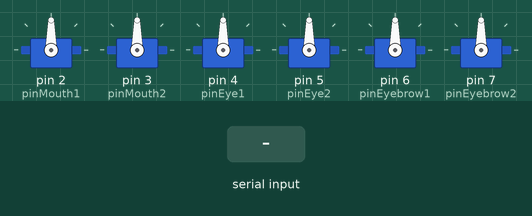
Bench run of a sketch on a simulated Arduino Uno, built with avr-gcc and run on an emulated ATmega328P. Shown: 6 × servo. The inputs (shaded band) are chosen by the test bench.

Above: at 1.2 s.
1.3 s: "falando 90\n" received over Serial
At 2.5 s:
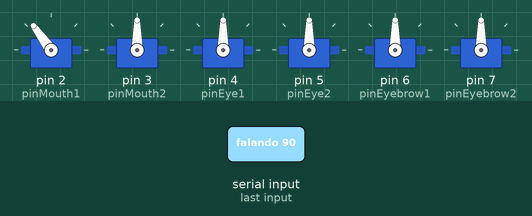
2.8 s: "falando ,45\n" received over Serial
At 3.8 s:
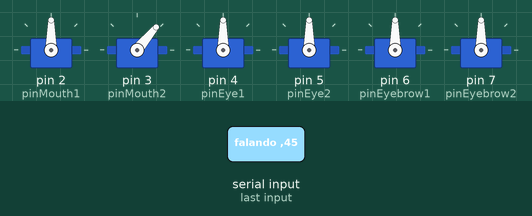
4.3 s: "olho ,45\n" received over Serial
At 4.9 s:
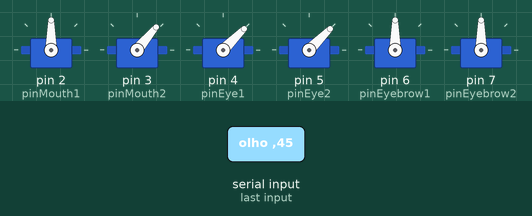
5.8 s: "fim\n" received over Serial
At 7.0 s:
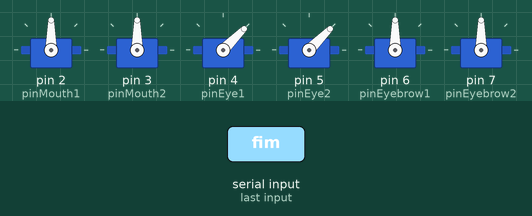
7.3 s: "falando 90\n" received over Serial
At 8.4 s:
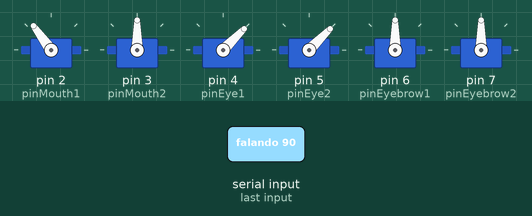
8.8 s: "olho 90\n" received over Serial
At 9.6 s:
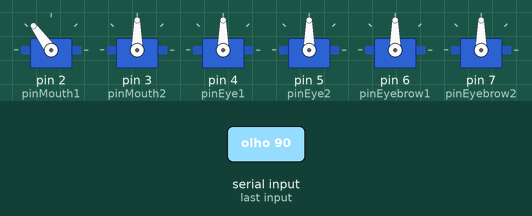
Timing chart, 0 to 11.3 s (numbered marks = the images above; inputs shaded):
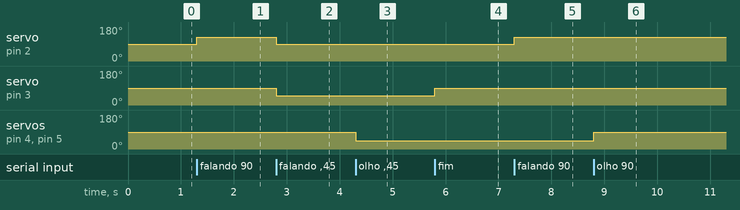

Measured:
- after the input at 1.3 s, servo on pin 2 (pinMouth1): 90° → 126° at once
- after the input at 2.8 s, servo on pin 2 (pinMouth1): 126° → 90° at once; servo on pin 3 (pinMouth2): 90° → 50° at once
- after the input at 4.3 s, servo on pin 4 (pinEye1), servo on pin 5 (pinEye2): 90° → 45° at once
- after the input at 5.8 s, servo on pin 3 (pinMouth2): 50° → 90° at once
- after the input at 7.3 s, servo on pin 2 (pinMouth1): 90° → 126° at once
- after the input at 8.8 s, servo on pin 4 (pinEye1), servo on pin 5 (pinEye2): 45° → 90° at once

The sketch:

moveServo.ino
```cpp
#include <Servo.h>

// VARIABLES

// Servos
Servo mouth1, mouth2, eye1, eye2, eyebrow1, eyebrow2;

int pinMouth1 = 2, pinMouth2 = 3;
int pinEye1 = 4, pinEye2 = 5;
int pinEyebrow1 = 6, pinEyebrow2 = 7;

// Mouth moviment angle. It starts in the middle (angle = 90 degrees)
int mouthAngle1 = 90;
int mouthAngle2 = 90;

// min and max angle related to the energy given
int serialMouthAngle1 = 90;
int serialMouthAngle2 = 90;
int mouthMaxOpening = 40;

// energy
int mouthEnergy = 0;
int mouthEnergyConstrain1 = 0;
int mouthEnergyConstrain2 = 0;

// personality
String characterPersonality = "";

// eyes
int eyeAngle = 0;

//Angles
int AbsAngle1;
int AbsAngle2;
int distToGo1;
int distToGo2;

//Acceleration, speed
int acceleration = 2;
int speedMotor = 0;

// FUNCTIONS

// default functions
void setup(){
    Serial.begin(115200);

    // Mouth
    mouth1.attach(pinMouth1);
    mouth2.attach(pinMouth2);

    // Eye
    eye1.attach(pinEye1);
    eye2.attach(pinEye2);

    // Eyebrow
    eyebrow1.attach(pinEyebrow1);
    eyebrow2.attach(pinEyebrow2);

    mouth1.write(90);
    mouth2.write(90);

    eye1.write(90);
    eye2.write(90);

    eyebrow1.write(90);
    eyebrow2.write(90);
}

void loop(){
  getCommandFromSerial();

  //mouthAngle1 = mouth1.read();
 // mouthAngle2 = mouth2.read();

  //int AngleAtual1 = mouthAngle1 - AbsAngle1;
  //int AngleAtual2 = mouthAngle2 - AbsAngle2;
}

// Aux functions
void getCommandFromSerial(){
  if (Serial.available() > 0) {
    String comando = Serial.readStringUntil('\n');
    comando.trim();

    // Serial.println(comando);

    if (comando.startsWith("personalidade ")) {
      characterPersonality = comando.substring(14);
      changeEyebrowMovementAngle();
    }

    if (comando.startsWith("falando ")){
      mouthEnergy = (comando.substring(8)).toInt();

      serialMouthAngle1 = map(mouthEnergy, 0, 100, 90, 90 + mouthMaxOpening);
      serialMouthAngle2 = map(mouthEnergy, 0, 100, 90, 90 - mouthMaxOpening);

      serialMouthAngle1 = constrain(serialMouthAngle1, 90, 90 + mouthMaxOpening);
      serialMouthAngle2 = constrain(serialMouthAngle2, 90, 90 - mouthMaxOpening);

      changeMouthMovementAngle();
    }

    if (comando == "fim"){
      mouth1.write(90);
      mouth2.write(90);

      eyebrow1.write(90);
      eyebrow2.write(90);
    }

    if (comando.startsWith("olho ")){
      eyeAngle = (comando.substring(5)).toInt();
      eyeAngle = constrain(eyeAngle, 45, 135);
      changeEyeMovementAngle();
    }
  }
}

// Function to change the angle of the mouth while talking
void changeMouthMovementAngle(){
  // mouth1
  mouthAngle1 = mouth1.read();

  if (mouthAngle1 >= serialMouthAngle1){
    mouth1.write(90);
    //AbsAngle1 = 90;
    //distToGo1 = AbsAngle1/2;
  } else if (mouthAngle1 <= 90){
    mouth1.write(serialMouthAngle1);
    //AbsAngle1 = serialMouthAngle1;
    //distToGo1 = AbsAngle1/2;
  }

  // mouth2
  mouthAngle2 = mouth2.read();

  if (mouthAngle2 <= serialMouthAngle2){
    mouth2.write(90);
    //AbsAngle2 = 90;
    //distToGo2 = AbsAngle2/2;
  } else if (mouthAngle2 >= 90){
    mouth2.write(serialMouthAngle2);
    //AbsAngle2 = serialMouthAngle2;
    //distToGo2 = AbsAngle2/2;
  }
}

void changeEyebrowMovementAngle(){
  if (characterPersonality == "triste" || characterPersonality == "cansado"){
    eyebrow1.write(60);
    eyebrow2.write(130);
  } else if (characterPersonality == "normal" || characterPersonality == "feliz"){
    eyebrow1.write(90);
    eyebrow2.write(90);
  } else if (characterPersonality == "zangado"){
    eyebrow1.write(120);
    eyebrow2.write(60);
  } else {
    eyebrow1.write(90);
    eyebrow2.write(90);
  }
}

void changeEyeMovementAngle(){
  eye1.write(eyeAngle);
  eye2.write(eyeAngle);
}
```
